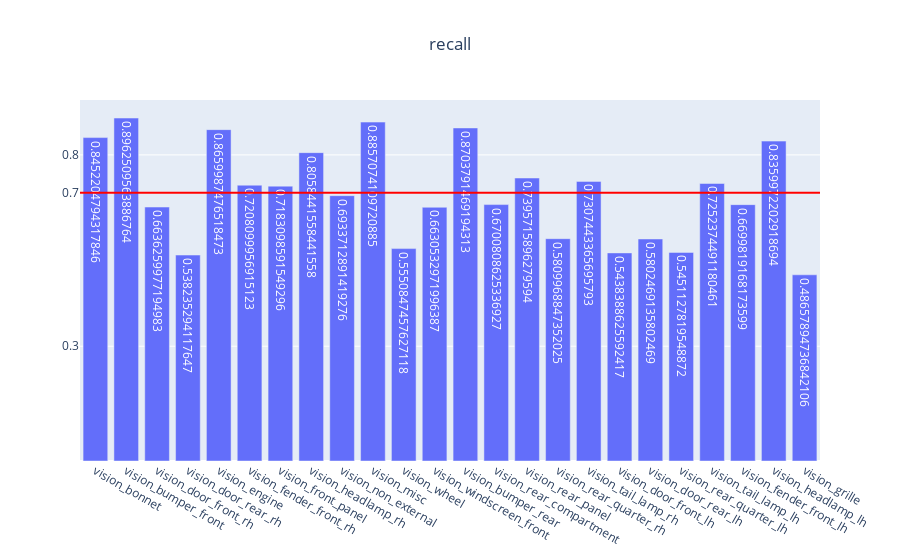

Here is the notebook cell this chart was saved with:
### Code cell
genVisMulitlabel(partEvalMetrics, "recall")

### Figure 1 — Plotly figure (JSON) as saved in the notebook; plotly's stock layout.template omitted (floating-point values rounded to 4 significant figures)
{"data": [{"text": [0.8452, 0.8963, 0.6636, 0.5382, 0.866, 0.7208, 0.7183, 0.8058, 0.6934, 0.8857, 0.5551, 0.6631, 0.8704, 0.6701, 0.7396, 0.581, 0.7307, 0.5438, 0.5802, 0.5451, 0.7252, 0.67, 0.836, 0.4866], "type": "bar", "x": ["vision_bonnet", "vision_bumper_front", "vision_door_front_rh", "vision_door_rear_rh", "vision_engine", "vision_fender_front_rh", "vision_front_panel", "vision_headlamp_rh", "vision_non_external", "vision_misc", "vision_wheel", "vision_windscreen_front", "vision_bumper_rear", "vision_rear_compartment", "vision_rear_panel", "vision_rear_quarter_rh", "vision_tail_lamp_rh", "vision_door_front_lh", "vision_door_rear_lh", "vision_rear_quarter_lh", "vision_tail_lamp_lh", "vision_fender_front_lh", "vision_headlamp_lh", "vision_grille"], "y": [0.8452, 0.8963, 0.6636, 0.5382, 0.866, 0.7208, 0.7183, 0.8058, 0.6934, 0.8857, 0.5551, 0.6631, 0.8704, 0.6701, 0.7396, 0.581, 0.7307, 0.5438, 0.5802, 0.5451, 0.7252, 0.67, 0.836, 0.4866]}], "layout": {"shapes": [{"line": {"color": "red", "width": 2}, "type": "line", "x0": 0, "x1": 1, "xref": "x domain", "y0": 0.7013, "y1": 0.7013, "yref": "y"}], "title": {"text": "recall", "x": 0.5}, "yaxis": {"tickmode": "array", "tickvals": ["0.70", 0.3, 0.8]}}}
